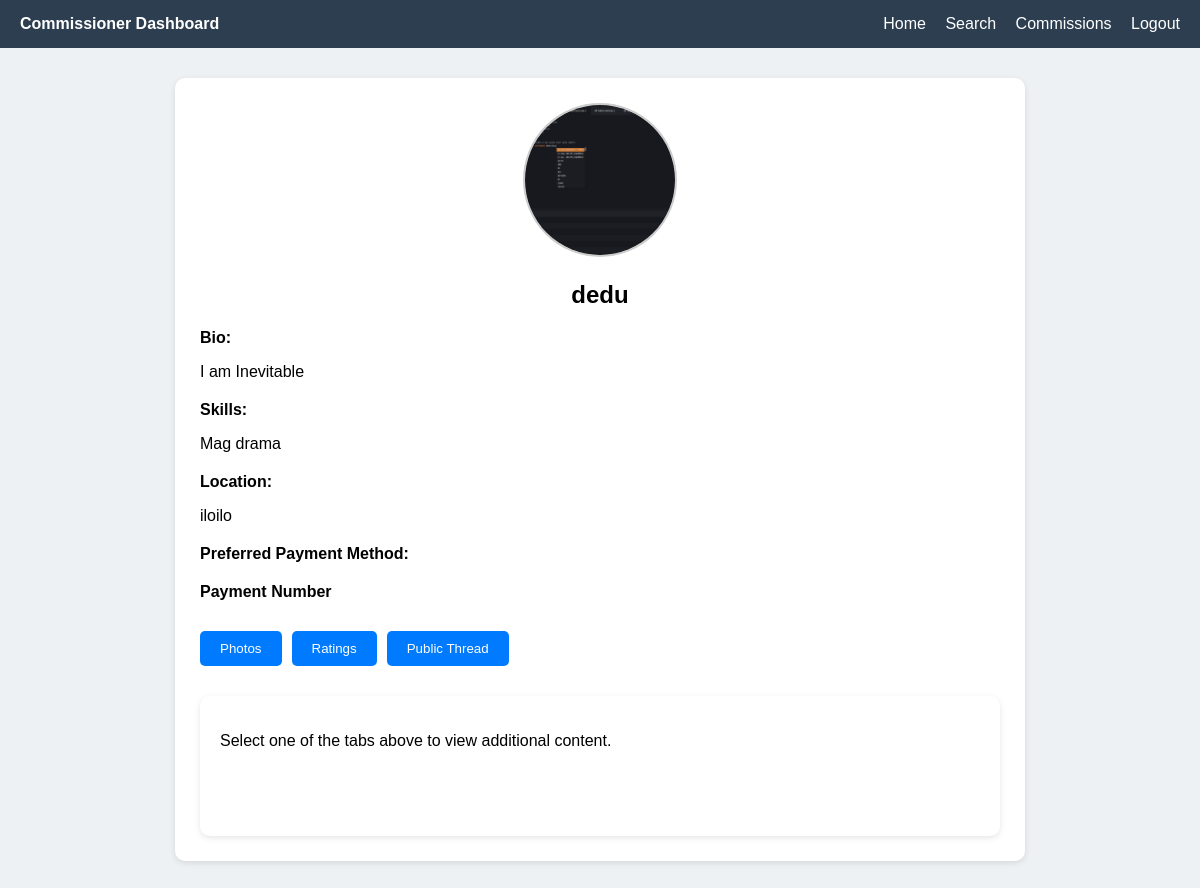
The page /freelancer_profile_comm.php?id=1 (signed in) on the database its author committed.
### tables this page shows
CREATE TABLE `freelancer_profiles` (
  `id` int(10) UNSIGNED NOT NULL,
  `user_id` int(10) UNSIGNED NOT NULL,
  `profile_picture` varchar(255) DEFAULT NULL,
  `bio` text DEFAULT NULL,
  `skills` text DEFAULT NULL,
  `location` varchar(100) DEFAULT NULL,
  `created_at` timestamp NOT NULL DEFAULT current_timestamp(),
  `fname` varchar(100) NOT NULL,
  `lname` varchar(100) NOT NULL,
  `payment_method` varchar(50) DEFAULT NULL,
  `payment_number` varchar(100) DEFAULT NULL
);

CREATE TABLE `users` (
  `id` int(10) UNSIGNED NOT NULL,
  `username` varchar(50) NOT NULL,
  `email` varchar(100) NOT NULL,
  `role` enum('freelancer','commissioner','admin') NOT NULL,
  `password` varchar(255) NOT NULL,
  `created_at` timestamp NOT NULL DEFAULT current_timestamp(),
  `status` enum('active','inactive') NOT NULL DEFAULT 'active'
);

### freelancer_profile_comm.php (the view, shortened to what this page needs)
<?php
require 'db.php';
$view_id = intval($_GET['id'] ?? 0);
$stmt = $conn->prepare("
    SELECT
      u.username,
      p.profile_picture,
      p.bio,
      p.skills,
      p.location,
      p.payment_number,
      p.payment_method
    FROM users AS u
    JOIN freelancer_profiles AS p ON u.id = p.user_id
    WHERE u.id = ?
");
$stmt->bind_param("i", $view_id);
$stmt->execute();
$profile = $stmt->get_result()->fetch_assoc();
?>
<!DOCTYPE html>
<html lang="en">
<head>
</head>
<body>
<nav>
  <div><strong>Commissioner Dashboard</strong></div>
  <div>
    <a href="chome.php">Home</a>
    <a href="search_freelancers.php">Search</a>
    <a href="mycommissions.php">Commissions</a>
    <a href="logout.php">Logout</a>
  </div>
</nav>
<div class="container">
  <center>
    <img src="<?php echo htmlspecialchars($profile['profile_picture']); ?>" class="profile-pic" alt="">
    <h2><?php echo htmlspecialchars($profile['username']); ?></h2>
  </center>
  <div class="section"><strong>Bio:</strong>
    <p><?php echo nl2br(htmlspecialchars($profile['bio'])); ?></p>
  </div>
  <div class="section"><strong>Skills:</strong>
    <p><?php echo htmlspecialchars($profile['skills']); ?></p>
  </div>
  <div class="section"><strong>Location:</strong>
    <p><?php echo htmlspecialchars($profile['location']); ?></p>
  </div>
    <div class="section"><strong>Preferred Payment Method:</strong>
  </div>
  <div class="section"><strong>Payment Number</strong>
  </div>
  <div class="buttons">
    <button id="btn-photos">Photos</button>
    <button id="btn-ratings">Ratings</button>
    <button id="btn-thread">Public Thread</button>
  </div>
  <div id="dynamic-content">
    <p>Select one of the tabs above to view additional content.</p>
  </div>
</div>
</body>
</html>

### freelancer_profile_comm.php (style rules this page uses)
body { font-family: Arial, sans-serif; background: #eef1f4; margin:0; padding:0; }
nav { background: #2c3e50; color: white; padding:15px 20px; display:flex; justify-content:space-between; }
nav a { color: #fff; margin-left:15px; text-decoration:none; }
.container { max-width:800px; margin:30px auto; background:#fff; padding:25px; border-radius:10px; box-shadow:0 2px 6px rgba(0,0,0,0.1); }
.profile-pic { width:150px; height:150px; border-radius:50%; object-fit:cover; border:2px solid #ccc; }
.section { margin-top:20px; }
.buttons { margin-top:30px; display:flex; gap:10px; }
.buttons button { padding:10px 20px; background:#007bff; color:#fff; border:none; border-radius:5px; cursor:pointer; }
#dynamic-content { margin-top:30px; background:#fff; padding:20px; border-radius:10px; box-shadow:0 2px 6px rgba(0,0,0,0.1); min-height:100px; }

### rows shown on the page
freelancer_profiles: profile_picture (picture), user.username "dedu", bio "I am Inevitable", skills "Mag drama", location "iloilo"
